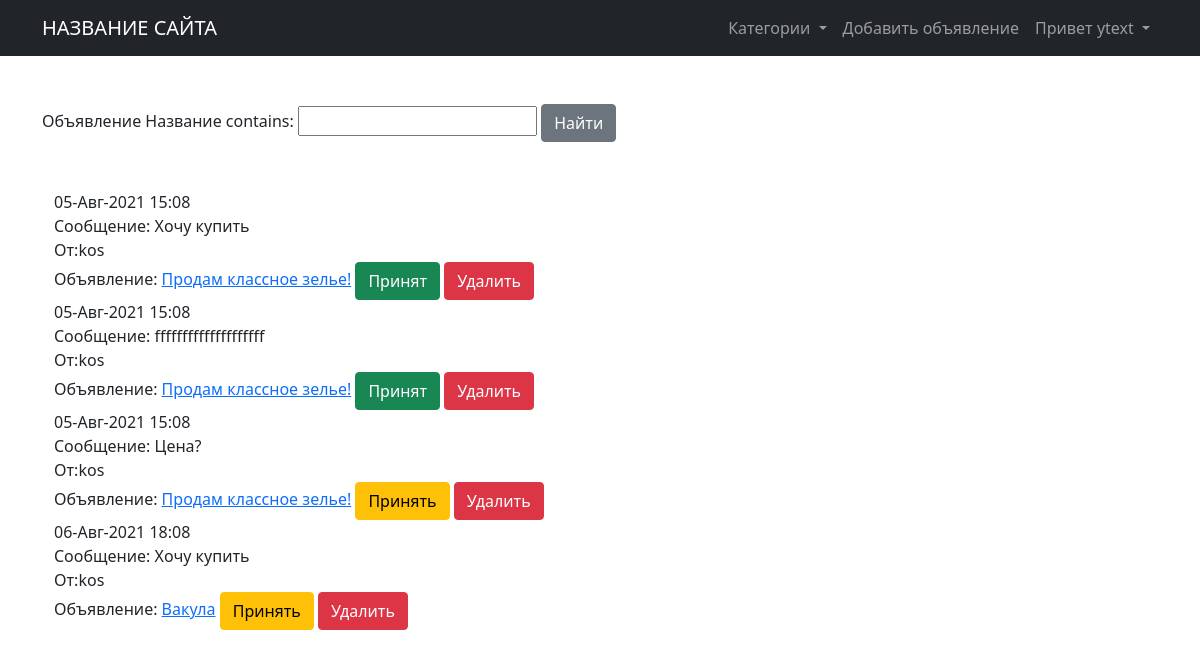
The app's page /posts/comments/ (signed in) with its own data.
### posts/models.py (models this page shows, shortened)
class Comment(models.Model):
    post = models.ForeignKey(Post, on_delete=models.CASCADE, verbose_name='Объявление')
    user = models.ForeignKey(User, on_delete=models.CASCADE, verbose_name='Пользователь')
    comment = models.CharField(max_length=256, verbose_name='Отклик')
    comment_time = models.DateTimeField(auto_now_add=True, verbose_name='Время добавления')
    accept = models.BooleanField(default = False)
    class Meta:
        verbose_name = 'Коментарий'
        verbose_name_plural = 'Коментарии'

class Post(models.Model):
    class Category(models.TextChoices):
        TN = 'TN', 'Танки'
        HI = 'HI', 'Хилы'
        DD = 'DD', 'ДД'
        TR = 'TR', 'Торговцы'
        GM = 'GM', 'Гилдмастеры'
        QG = 'QG', 'Квестгиверы'
        AS = 'AS', 'Кузнецы'
        SK = 'SK', 'Кожевники'
        PM = 'PM', 'Зельевары'
        SM = 'SM', 'Мастера заклинаний'
        SL = 'SL', 'Выбрать'
    title = models.CharField(max_length=128, verbose_name='Название')
    content = models.TextField(blank=True, null=True, verbose_name='Описание')
    post_time = models.DateTimeField(auto_now_add=True, verbose_name='Время добавления')
    author = models.ForeignKey(User, on_delete=models.CASCADE, verbose_name='Автор')
    category = models.CharField(max_length=2,
                                choices=Category.choices,
                                default=Category.SL,
                                verbose_name='Категория')
    class Meta:
        verbose_name = 'Объявление'
        verbose_name_plural = 'Объявления'

### posts/views.py (the view)
# urls.py: path('comments/', CommentListView.as_view(), name='comments'),
class CommentListView(LoginRequiredMixin, ListView):
    model = Comment
    template_name = 'comments_list.html'
    context_object_name = 'comments'
    def get_context_data(self, **kwargs):  # забираем отфильтрованные объекты переопределяя метод get_context_data у наследуемого класса (привет, полиморфизм, мы скучали!!!)
        context = super().get_context_data(**kwargs)
        context['filter'] = CommentFilter(self.request.GET,
                                          queryset=Comment.objects.select_related('user', 'post', 'post__author').filter(post__author=self.request.user))
        return context

### posts/custom_context_processor.py (called while the page is built)
def site_name_render(request):
    return {
        'site_name': Site.objects.get_current().name,
    }

def cat_names_render(request):
    cat_names = {i.name: i.label for i in Post.Category}
    return {
        'cat_names': cat_names,
    }

### posts/templatetags/custom_filters.py (called while the page is built)
@register.filter(name='get_item')
def get_item(dictionary, key):
    return dictionary.get(key)

@register.filter(name='has_group')
def has_group(user, group_name):
    return user.groups.filter(name=group_name).exists()

### templates/comments_list.html (shortened to what this page needs)
{% extends 'base.html' %}
{% load custom_filters %}
{% block content %}
<form method="GET">
    {{ filter.form }}
    <input type="submit" value="Найти" class="btn btn-secondary">
</form>
    <br/><br/>
    {% for comment in filter.qs %}
        <div class="container px-8">
        {{ comment.comment_time|date:'d-M-Y H:m' }}<br/>
        Сообщение: {{ comment.comment }}<br/>
            От:{{ comment.user }}<br/>
        Объявление: <a href="{% url 'post_detail' comment.post.id %}">{{ comment.post.title}}</a>
            {% if not comment.accept %}
                   <a href="{% url 'comment_accept' comment.id %}" class="btn btn-warning">Принять</a>
            {% else %}
                <a href="" class="btn btn-success">Принят</a>
            {% endif %}
        <a href="{% url 'comment_delete' comment.id %}" class="btn btn-danger">Удалить</a>
        <br/>
        </div>
{% endfor %}
{% endblock content %}

### templates/base.html (shortened to what this page needs)
{% load static %}
{% load custom_filters %}
<!DOCTYPE html>
<html lang="en">
    <head>
        <link href="{% static 'vendor/bootstrap/css/styles.css' %}" rel="stylesheet"/>
    </head>
    <body>
         <nav class="navbar navbar-expand-lg navbar-dark bg-dark">
    <div class="container">
      <a class="navbar-brand" href="{% url 'home' %}">{{ site_name }}</a>
      <div class="collapse navbar-collapse" id="navbarSupportedContent">
        <ul class="navbar-nav ms-auto">
            <li class="nav-item dropdown">
          <a class="nav-link dropdown-toggle" href="#" id="navbarDropdown" role="button" data-bs-toggle="dropdown" aria-expanded="false">
            Категории
          </a>
        </li>
            {% if user.is_authenticated %}
                <li class="nav-item">
                       <a class="nav-link" href="{% url 'post_create' %}">Добавить объявление</a>
                </li>
                <li class="nav-item dropdown">
          <a class="nav-link dropdown-toggle" href="#" id="navbarDropdown" role="button" data-bs-toggle="dropdown" aria-expanded="false">
            Привет {{ user.username }}
          </a>
        </li>
            {% endif %}
        </ul>
      </div>
    </div>
  </nav>
        <div class="container">
            <div class="text-left mt-5">
                {% block content %}{% endblock content %}
            </div>
        </div>
    </body>
</html>

### records on screen
Comment: comment_time "05-Авг-2021 15:08", comment "Хочу купить", user "kos", post "Продам классное зелье!", accept "Принят"
Comment: comment_time "05-Авг-2021 15:08", comment "ffffffffffffffffffff", user "kos", post "Продам классное зелье!", accept "Принят"
Comment: comment_time "05-Авг-2021 15:08", comment "Цена?", user "kos", post "Продам классное зелье!", accept "Принять"
Comment: comment_time "06-Авг-2021 18:08", comment "Хочу купить", user "kos", post "Вакула", accept "Принять"

### other values on screen
{{ site_name }} "НАЗВАНИЕ САЙТА"
{{ user.username }} "ytext"
